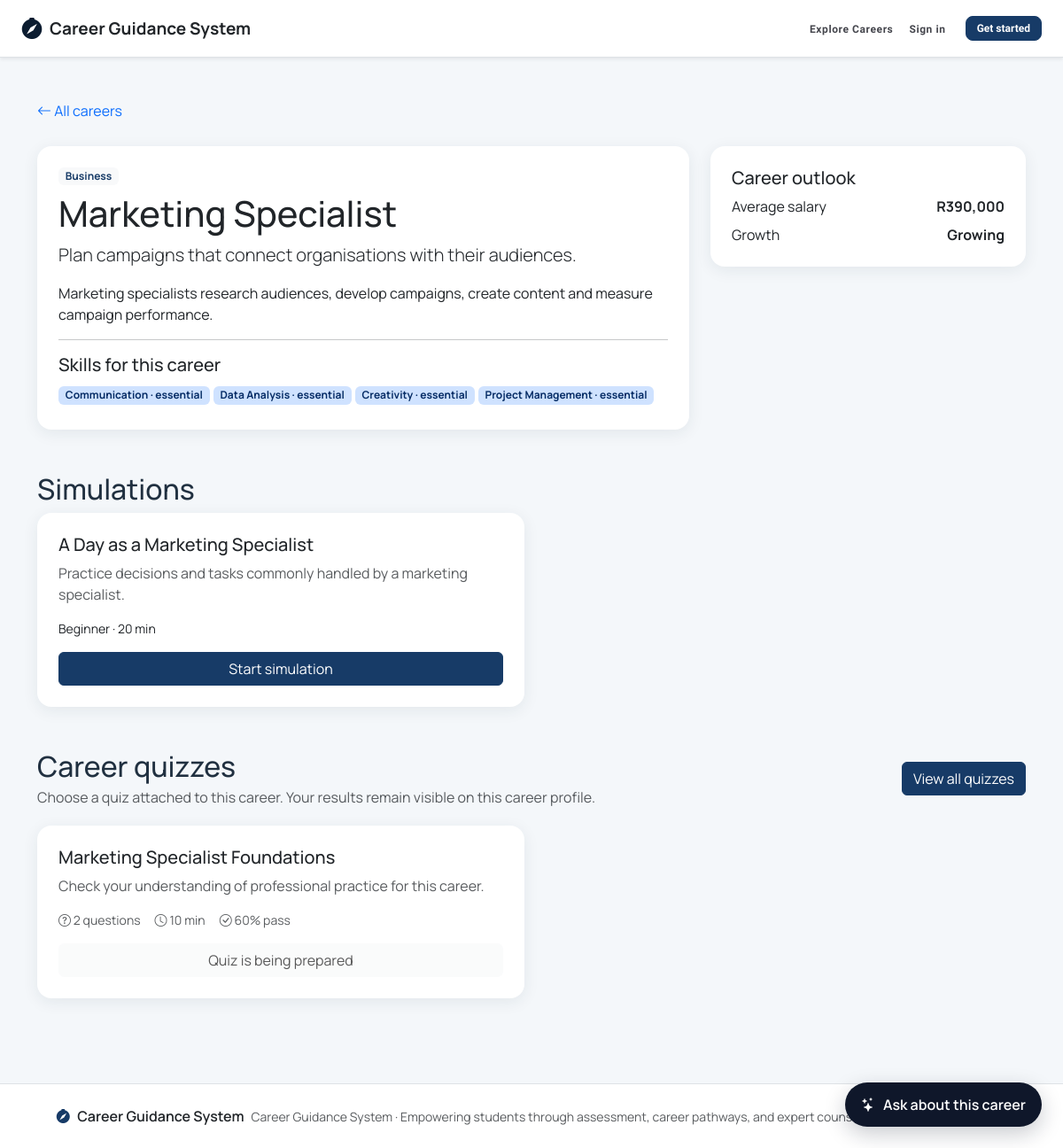
The app's page /careers/view.php?id=4 with its own data.
### tables this page shows
CREATE TABLE careers (
  id INT UNSIGNED AUTO_INCREMENT PRIMARY KEY,
  category_id INT UNSIGNED NOT NULL,
  title VARCHAR(120) NOT NULL,
  slug VARCHAR(140) NOT NULL,
  summary VARCHAR(500) NULL,
  description TEXT NULL,
  average_salary DECIMAL(12,2) NULL,
  growth_outlook ENUM('declining','stable','growing','high_growth') NULL,
  image VARCHAR(255) NULL,
  is_active TINYINT(1) NOT NULL DEFAULT 1,
  created_at TIMESTAMP NOT NULL DEFAULT CURRENT_TIMESTAMP,
  updated_at TIMESTAMP NOT NULL DEFAULT CURRENT_TIMESTAMP ON UPDATE CURRENT_TIMESTAMP,
  UNIQUE KEY uq_careers_slug (slug),
  KEY idx_careers_category (category_id),
  FULLTEXT KEY ft_careers_title_desc (title, summary, description),
  CONSTRAINT fk_careers_category FOREIGN KEY (category_id) REFERENCES career_categories(id) ON DELETE RESTRICT
);

CREATE TABLE career_categories (
  id INT UNSIGNED AUTO_INCREMENT PRIMARY KEY,
  name VARCHAR(80) NOT NULL,
  slug VARCHAR(90) NOT NULL,
  icon VARCHAR(50) NULL,
  UNIQUE KEY uq_career_categories_name (name),
  UNIQUE KEY uq_career_categories_slug (slug)
);

CREATE TABLE career_skills (
  career_id INT UNSIGNED NOT NULL,
  skill_id INT UNSIGNED NOT NULL,
  importance ENUM('nice_to_have','important','essential') NOT NULL DEFAULT 'important',
  PRIMARY KEY (career_id, skill_id),
  CONSTRAINT fk_career_skills_career FOREIGN KEY (career_id) REFERENCES careers(id) ON DELETE CASCADE,
  CONSTRAINT fk_career_skills_skill FOREIGN KEY (skill_id) REFERENCES skills(id) ON DELETE CASCADE
);

CREATE TABLE skills (
  id INT UNSIGNED AUTO_INCREMENT PRIMARY KEY,
  name VARCHAR(80) NOT NULL,
  UNIQUE KEY uq_skills_name (name)
);

CREATE TABLE career_simulations (
  id BIGINT UNSIGNED AUTO_INCREMENT PRIMARY KEY,
  career_id INT UNSIGNED NOT NULL,
  quiz_id BIGINT UNSIGNED NULL,
  title VARCHAR(150) NOT NULL,
  description TEXT NULL,
  difficulty_level ENUM('beginner','intermediate','advanced') NOT NULL DEFAULT 'beginner',
  estimated_duration_minutes SMALLINT UNSIGNED NOT NULL DEFAULT 30,
  cover_image VARCHAR(255) NULL,
  is_active TINYINT(1) NOT NULL DEFAULT 1,
  created_at TIMESTAMP NOT NULL DEFAULT CURRENT_TIMESTAMP,
  updated_at TIMESTAMP NOT NULL DEFAULT CURRENT_TIMESTAMP ON UPDATE CURRENT_TIMESTAMP,
  KEY idx_simulations_career (career_id),
  KEY idx_simulations_quiz (quiz_id),
  CONSTRAINT fk_simulations_career FOREIGN KEY (career_id) REFERENCES careers(id) ON DELETE CASCADE
);

CREATE TABLE quizzes (
  id BIGINT UNSIGNED AUTO_INCREMENT PRIMARY KEY,
  career_id INT UNSIGNED NOT NULL,
  title VARCHAR(150) NOT NULL,
  description VARCHAR(500) NULL,
  pass_score SMALLINT UNSIGNED NOT NULL DEFAULT 60,
  time_limit_minutes SMALLINT UNSIGNED NOT NULL DEFAULT 15,
  is_active TINYINT(1) NOT NULL DEFAULT 1,
  created_at TIMESTAMP NOT NULL DEFAULT CURRENT_TIMESTAMP,
  KEY idx_quizzes_career (career_id),
  UNIQUE KEY uq_quizzes_id_career (id,career_id),
  CONSTRAINT fk_quizzes_career FOREIGN KEY (career_id) REFERENCES careers(id) ON DELETE CASCADE
);

### includes/functions.php (called while the page is built, shortened)
<?php
function url(string $path = ''): string { return BASE_URL . '/' . ltrim($path, '/'); }
function e(mixed $value): string { return htmlspecialchars((string)$value, ENT_QUOTES, 'UTF-8'); }
function user(): ?array { return $_SESSION['user'] ?? null; }

### careers/view.php (the view, shortened to what this page needs)
<?php
require_once dirname(__DIR__).'/includes/functions.php';$id=(int)($_GET['id']??0);$stmt=$con->prepare('SELECT c.*,cc.name category FROM careers c JOIN career_categories cc ON cc.id=c.category_id WHERE c.id=? AND c.is_active=1');$stmt->bind_param('i',$id);$stmt->execute();$career=$stmt->get_result()->fetch_assoc();if(!$career){http_response_code(404);exit('Career not found');}
$stmt=$con->prepare('SELECT s.*,cs.importance FROM career_skills cs JOIN skills s ON s.id=cs.skill_id WHERE cs.career_id=?');$stmt->bind_param('i',$id);$stmt->execute();$skills=$stmt->get_result();
$stmt=$con->prepare('SELECT * FROM career_simulations WHERE career_id=? AND is_active=1');$stmt->bind_param('i',$id);$stmt->execute();$sims=$stmt->get_result();
$viewerId=(int)(user()['id']??0);
$stmt=$con->prepare("SELECT q.*,
    (SELECT COUNT(*) FROM quiz_questions qq WHERE qq.quiz_id=q.id) question_count,
    (SELECT MAX(a.completed_at) FROM quiz_attempts a WHERE a.quiz_id=q.id AND a.user_id=?) last_attempt,
    (SELECT MAX(CASE WHEN a.max_score>0 THEN ROUND(a.score/a.max_score*100) ELSE 0 END) FROM quiz_attempts a WHERE a.quiz_id=q.id AND a.user_id=?) best_score,
    (SELECT MAX(a.passed) FROM quiz_attempts a WHERE a.quiz_id=q.id AND a.user_id=?) has_passed
    FROM quizzes q WHERE q.career_id=? AND q.is_active=1 ORDER BY q.title");
$stmt->bind_param('iiii',$viewerId,$viewerId,$viewerId,$id);$stmt->execute();$quizzes=$stmt->get_result();$pageTitle=$career['title'];require dirname(__DIR__).'/includes/header.php';?>
<div class="container py-5"><a href="<?=url('careers/browse.php')?>" class="text-decoration-none"><i class="bi bi-arrow-left"></i> All careers</a><div class="row g-4 mt-1"><div class="col-lg-8"><div class="card p-4"><span class="badge bg-light text-primary align-self-start"><?=e($career['category'])?></span><h1 class="mt-2"><?=e($career['title'])?></h1><p class="lead"><?=e($career['summary'])?></p><div><?=nl2br(e($career['description']))?></div><hr><h2 class="h5">Skills for this career</h2><div><?php foreach($skills as $s):?><span class="badge bg-primary-subtle text-primary-emphasis me-1 mb-1"><?=e($s['name'])?> · <?=e(str_replace('_',' ',$s['importance']))?></span><?php endforeach?></div></div></div><div class="col-lg-4"><div class="card p-4 mb-4"><h2 class="h5">Career outlook</h2><div class="d-flex justify-content-between"><span>Average salary</span><strong><?=$career['average_salary']?'R'.number_format($career['average_salary']):'Not listed'?></strong></div><div class="d-flex justify-content-between mt-2"><span>Growth</span><strong><?=e(ucwords(str_replace('_',' ',$career['growth_outlook']??'Not listed')))?></strong></div></div></div></div>
<h2 class="mt-5">Simulations</h2><div class="row g-3"><?php foreach($sims as $s):?><div class="col-md-6"><div class="card p-4 h-100"><h3 class="h5"><?=e($s['title'])?></h3><p class="text-muted"><?=e($s['description'])?></p><div class="small mb-3"><?=e(ucfirst($s['difficulty_level']))?> · <?=$s['estimated_duration_minutes']?> min</div><a class="btn btn-primary mt-auto" href="<?=url('simulation/play.php?id='.$s['id'])?>">Start simulation</a></div></div><?php endforeach?></div>
<div class="d-flex justify-content-between align-items-center mt-5"><div><h2 class="mb-1">Career quizzes</h2><p class="text-muted mb-0">Choose a quiz attached to this career. Your results remain visible on this career profile.</p></div><a class="btn btn-primary" href="<?=url('quiz/choose.php?career_id='.$id)?>">View all quizzes</a></div><div class="row g-3 mt-1"><?php foreach($quizzes as $q):?><div class="col-md-6"><div class="card p-4 h-100"><div class="d-flex justify-content-between gap-3"><h3 class="h5"><?=e($q['title'])?></h3><?php if($q['last_attempt']):?><span class="status-pill <?=$q['has_passed']?'status-active':'status-warning'?> align-self-start"><?=$q['has_passed']?'Passed':round((float)$q['best_score']).'% best'?></span><?php endif?></div><p class="text-muted"><?=e($q['description'])?></p><div class="d-flex flex-wrap gap-3 small text-muted mt-auto mb-3"><span><i class="bi bi-question-circle"></i> <?=(int)$q['question_count']?> questions</span><span><i class="bi bi-clock"></i> <?=(int)$q['time_limit_minutes']?> min</span><span><i class="bi bi-check-circle"></i> <?=(int)$q['pass_score']?>% pass</span></div><?php if((int)$q['question_count']>=10):?><a class="btn btn-outline-primary" href="<?=url('quiz/take.php?id='.$q['id'])?>"><?=$q['last_attempt']?'Retake quiz':'Start quiz'?></a><?php else:?><button class="btn btn-light" disabled>Quiz is being prepared</button><?php endif?></div></div><?php endforeach?></div><?php if(!$quizzes->num_rows):?><div class="card p-5 mt-3 text-center text-muted">No active quizzes are attached to this career yet.</div><?php endif?></div>
<button class="career-chat-toggle" type="button" data-bs-toggle="offcanvas" data-bs-target="#careerChat"><i class="bi bi-stars"></i><span>Ask about this career</span></button>
<?php require dirname(__DIR__).'/includes/footer.php';?>

### assets/css/custom.css (style rules this page uses)
:root { --cs-blue: #173b67; --cs-teal: #0f8b8d; --cs-bg: #f4f7fa; --cs-text: #203040; }
body { background: var(--cs-bg); color: var(--cs-text); font-family: Manrope, system-ui, -apple-system, "Segoe UI", sans-serif; }
.text-primary { color: var(--cs-blue) !important; }
.bg-primary, .btn-primary { background-color: var(--cs-blue) !important; border-color: var(--cs-blue) !important; }
.card { border: 0; box-shadow: 0 0.25rem 1.1rem rgba(25, 45, 70, 0.08); border-radius: 1rem; }
.career-chat-toggle { position: fixed; right: 24px; bottom: 24px; z-index: 1020; border: 0; border-radius: 999px; background: #0f172a; color: #fff; padding: 13px 18px; box-shadow: 0 8px 24px rgba(15, 23, 42, 0.22); display: flex; gap: 9px; align-items: center; font-weight: 600; }

### records on screen
careers: category.name "Business", title "Marketing Specialist", summary "Plan campaigns that connect organisations with their audiences.", description "Marketing specialists research audiences, develop campaigns, create content and measure campaign performance.", average_salary "390,000", growth_outlook "Growing"
career_skills: skill.name "Communication", importance "essential"
career_skills: skill.name "Data Analysis", importance "essential"
career_skills: skill.name "Creativity", importance "essential"
career_skills: skill.name "Project Management", importance "essential"
career_simulations: title "A Day as a Marketing Specialist", description "Practice decisions and tasks commonly handled by a marketing specialist.", difficulty_level "Beginner", estimated_duration_minutes "20"
quizzes: title "Marketing Specialist Foundations", description "Check your understanding of professional practice for this career.", question_count "2", time_limit_minutes "10", pass_score "60"
